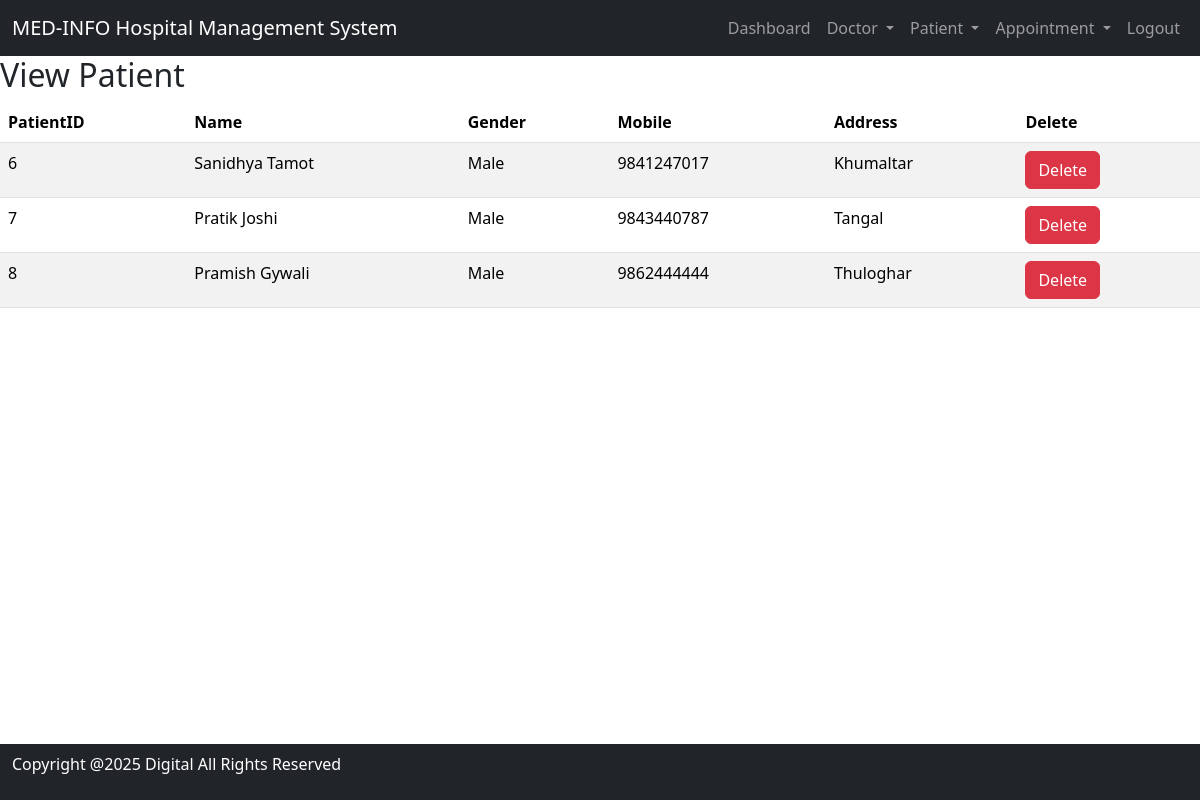
Page /view_patient/ (signed in) on the committed database.
### hospital/models.py (models this page shows, shortened)
class Patient(models.Model):
    Name= models.CharField(max_length=100)
    Gender= models.CharField(max_length=100)
    Mobile = models.CharField(max_length=15)
    Address= models.TextField()
    email = models.EmailField(max_length=100, blank=True, null=True)         # optional
    password = models.CharField(max_length=128)   # ADD THIS

### hospital/views.py (the view)
# urls.py: path('view_patient/', View_Patient, name='view_patient'),
def View_Patient(request):
    if not request.user.is_authenticated or not request.user.is_staff:
        return redirect('main_login')
    doc = Patient.objects.all()
    return render(request, 'view_patient.html', {'doc': doc})

### hospital/templates/view_patient.html
{%  include 'base.html' %}
{% include 'navigation.html' %}
{% block content %}
<div>
    <h2>
        View Patient</h2>
         <table id="example" class="table table-striped">
            <thead>
                <tr>
                    <th>PatientID</th>
                    <th>Name</th>
                    <th>Gender</th>
                    <th>Mobile</th>
                    <th>Address</th>
                    <th>Delete</th>
                </tr>
            </thead>
            <tbody>
                {% for i in doc %}
                <tr>
                    <td>{{ i.id }}</td>
                    <td>{{ i.Name }}</td>
                    <td>{{ i.Gender }}</td>
                    <td>{{ i.Mobile }}</td>
                    <td>{{ i.Address}}</td>
                    <td><a href="{% url 'delete_patient' i.id %}"
                           onclick="return confirm('Are you sure you want to delete?')" class="btn btn-danger"> Delete</a></td>
                </tr>
                {%  endfor %}
            </tbody>
        </table>
</div>
{% endblock %}
{% include 'footer.html' %}

### rows in the picture
Patient: id "6", Name "Sanidhya Tamot", Gender "Male", Mobile "9841247017", Address "Khumaltar"
Patient: id "7", Name "Pratik Joshi", Gender "Male", Mobile "9843440787", Address "Tangal"
Patient: id "8", Name "Pramish Gywali", Gender "Male", Mobile "9862444444", Address "Thuloghar"
